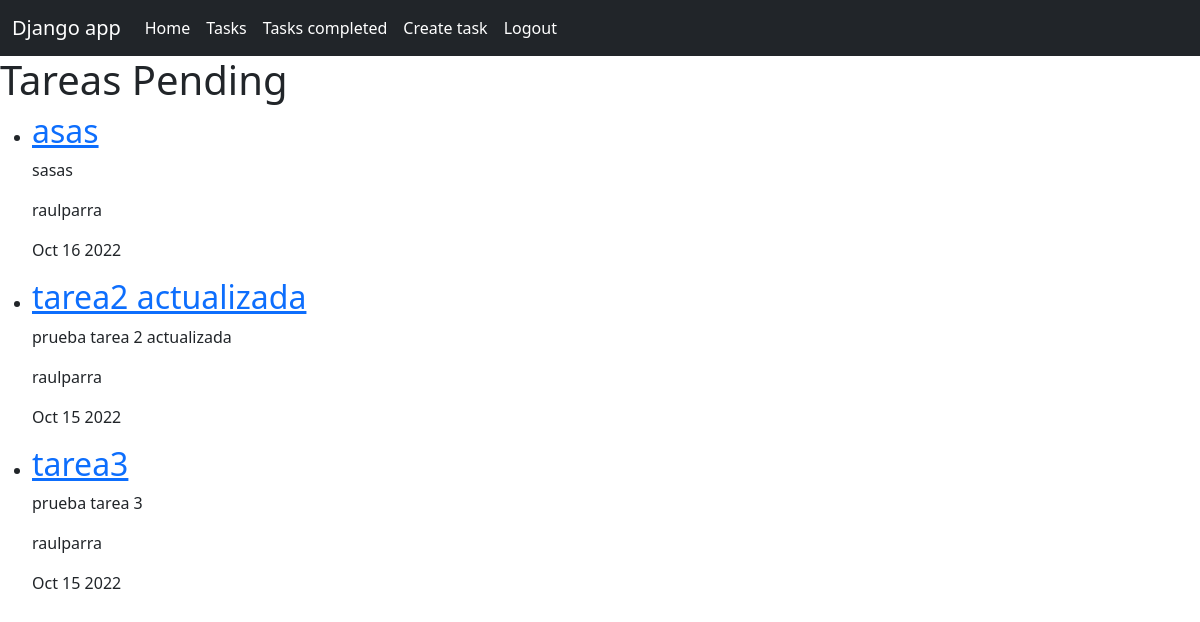
The page /tasks_completed/ (signed in) on the database its author committed.
### tasks/models.py (models this page shows, shortened)
class Task(models.Model):
    title = models.CharField(max_length=200)
    description = models.TextField(blank= True)
    created = models.DateTimeField(auto_now_add= True)
    datecompleted = models.DateTimeField(null= True)
    important = models.BooleanField(default=True)
    user = models.ForeignKey(User, on_delete= models.CASCADE)

### tasks/views.py (the view)
# urls.py: path('tasks_completed/', views.tasks_completed,name='tasks_completed'),
@login_required
def tasks_completed(request):
    tasks = Task.objects.filter(user = request.user, datecompleted__isnull= False).order_by('-datecompleted')
    return render(request, 'tasks.html',{'tasks': tasks})

### tasks/templates/tasks.html
{% extends 'base.html' %}
{% block content %}
<h1>Tareas Pending</h1>
<ul>
    {% for task in tasks %}
    <li>
        <a href="{% url 'task_detail' task.id %}">
            <h2>{{task.title}}</h2>
        </a>
        <p>{{task.description}}</p>
        <p>{{task.user.username}}</p>
        <p>{{task.datecompleted|date:'M d Y'}}</p>
    </li>
    {% endfor %}
</ul>
{% endblock %}

### tasks/templates/base.html (shortened to what this page needs)
<!doctype html>
<html lang="en">
  <head>
    <link href="https://cdn.jsdelivr.net/npm/bootstrap@5.2.2/dist/css/bootstrap.min.css" rel="stylesheet">
  </head>
  <body>
    <nav class="navbar navbar-expand-lg bg-dark">
        <div class="container-fluid">
          <a class="navbar-brand text-white" href="/">Django app</a>
          <div class="collapse navbar-collapse" id="navbarNavAltMarkup">
            <div class="navbar-nav">
              <a class="nav-link active text-white" aria-current="page" href="/">Home</a>
              {% if user.is_authenticated %}
              <a class="nav-link text-white" href="/tasks/">Tasks</a>
              <a class="nav-link text-white" href="/tasks_completed/">Tasks completed</a>
              <a class="nav-link text-white" href="/tasks/create/">Create task</a>
              <a class="nav-link text-white" href="/logout/">Logout</a>
              {% else %}
              <a class="nav-link text-white" href="/signin/">Signin</a>
              <a class="nav-link text-white" href="/signup/">Signup</a>
              {% endif %}
            </div>
          </div>
        </div>
      </nav>
    {% block content %}
    {% endblock %}
  </body>
</html>

### rows shown on the page
Task: title "asas", description "sasas", user.username "raulparra", datecompleted "Oct 16 2022"
Task: title "tarea2 actualizada", description "prueba tarea 2 actualizada", user.username "raulparra", datecompleted "Oct 15 2022"
Task: title "tarea3", description "prueba tarea 3", user.username "raulparra", datecompleted "Oct 15 2022"
